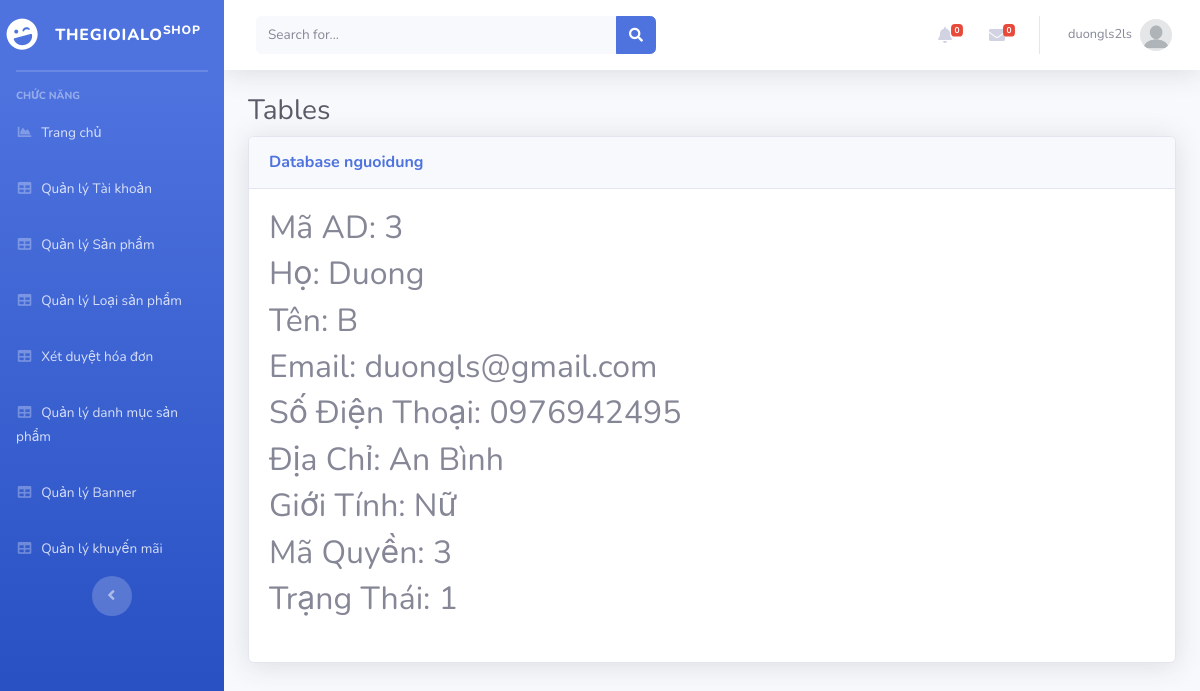
Page /Admin/index.php?mod=nguoidung&act=detail&id=3 (signed in) on the committed database.
### tables this page shows
CREATE TABLE `nguoidung` (
  `MaND` int(11) NOT NULL,
  `Ho` varchar(20) NOT NULL,
  `Ten` varchar(20) NOT NULL,
  `GioiTinh` varchar(10) NOT NULL,
  `SDT` varchar(20) DEFAULT NULL,
  `Email` varchar(50) NOT NULL,
  `DiaChi` varchar(200) NOT NULL,
  `TaiKhoan` varchar(100) NOT NULL,
  `MatKhau` varchar(100) NOT NULL,
  `MaQuyen` int(11) NOT NULL,
  `TrangThai` int(11) NOT NULL
);

### Admin/MVC/controllers/NguoiDungController.php (called while the page is built, shortened)
<?php
class NguoiDungController
{
    var $nguoidung_model;
    public function __construct()
    {
        $this->nguoidung_model = new nguoidung();
    }
    public function detail()
    {
        $id = isset($_GET['id']) ? $_GET['id'] : 1;
        $data = $this->nguoidung_model->find($id);
        require_once("MVC/Views/Admin/index.php");
    }
}

### Admin/MVC/Models/connection.php (called while the page is built, shortened)
<?php
    class Connection{
        function __construct()
        {
            $severname ="localhost";
            $username ="root";
            $password ="";
            $db_name ="shopphone";
            $this->conn = new mysqli($severname,$username,$password,$db_name);
        }
    }
?>

### Admin/MVC/Models/model.php (called while the page is built, shortened)
<?php
require_once("connection.php");
class Model
{
    var $conn;
    var $table;
    var $contens;
    function __construct()
    {
        $conn_obj = new Connection();
        $this->conn = $conn_obj->conn;
    }
    function find($id)
    {
        $query = "select * from $this->table where $this->contens =$id";
        return $this->conn->query($query)->fetch_assoc();
    }
}

### Admin/MVC/Views/nguoidung/detail.php (the view)
<table class="table table-bordered" id="dataTable" width="100%" cellspacing="0">
    <h2>Mã AD: <?=$data['MaND']?></h2>
    <h2>Họ: <?=$data['Ho'] ?></h2>
    <h2>Tên: <?=$data['Ten']?></h2>
    <h2>Email: <?=$data['Email'] ?></h2>
    <h2>Số Điện Thoại: <?=$data['SDT'] ?></h2>
    <h2>Địa Chỉ: <?=$data['DiaChi']?></h2>
    <h2>Giới Tính: <?=$data['GioiTinh'] ?></h2>
    <h2>Mã Quyền: <?=$data['MaQuyen'] ?></h2>
    <h2>Trạng Thái: <?=$data['TrangThai'] ?></h2>
</table>

### rows in the picture
nguoidung: MaND "3", Ho "Duong", Ten "B", Email "duongls@gmail.com", SDT "0976942495", DiaChi "An Bình", GioiTinh "Nữ", MaQuyen "3", TrangThai "1"

### other values in the picture
$_SESSION['login']['TaiKhoan'] "duongls2ls"
$mod "nguoidung"
